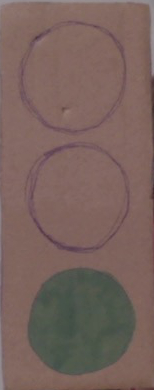
#> input picture opencvfiles/TrainingData/green1.jpg, 154 x 390 px, given in place of the camera
$ python detectTrafficLight.py   (older library calls are emulated)
#> lines starting #> are read from the running program, lines starting #| are printed output that depends on the picture; after the words box and inside, x2 and y2 are one past the last pixel; in counts of white or black regions, pixels touching at a corner belong together
# USAGE
# python detectTrafficLight.py

# import the necessary packages
from imutils.video import VideoStream
from imutils.video import FPS
import numpy as np
import argparse
import imutils
import time
import cv2
import serial

time.sleep(2.0)

def shape_compare(c, frame):

	#turn curves into lines
	shape = cv2.arcLength(c, True)
	#Approximate polygon curves to get better idea on straight lines
	approx = cv2.approxPolyDP(c, 0.04 * shape, True)

	#Compare vertices of approximated shapes
	if len(approx) == 4:

		(x, y, w, h) = cv2.boundingRect(approx)
		ar = w / float(h)

		if ar >= 0.20 and ar <= 0.80:
			cropped_img = frame[x: x + w, y: y+h]

			maskGreen = cv2.inRange(cropped_img, lower_green_bound, upper_green_bound)
			green = cv2.countNonZero(maskGreen)
			# if(green >= 50):
			# 	print("GREEN LIGHT")
			# 	return "GreenLight"

			maskRed = cv2.inRange(cropped_img, lower_red_bound, upper_red_bound)
			red = cv2.countNonZero(maskRed)
			# if(red >= 50):
			# 	print("RED LIGHT")
			# 	return "RedLight"
			if(red > green and red >= 50):
				print("RED LIGHT")
				arduino_serial.write(b'0')
				#byte_speed = str.encode('m' + '\n')
				#serial_arduino.write(byte_speed)

				return "RedLight"
			elif(green > red and green >= 50):
				print("GREEN LIGHT")
				arduino_serial.write(b'1')
				#byte_speed = str.encode('f' + '\n')
				#serial_arduino.write(byte_speed)

				return "GreenLight"

			return "rectangle"

# load our serialized model from disk
print("[INFO] loading model...")

# initialize the video stream, allow the cammera sensor to warmup,
# and initialize the FPS counter
print("[INFO] starting video stream...")

#comment first line and uncomment second one to use the PI camera module instead of laptops webcam
vs = VideoStream(src=0).start()
# vs = VideoStream(usePiCamera=True).start()


#serial connection arduino
try:
	serial_arduino = serial.Serial('/dev/ttyACM0', 9600)
except Exception:
	serial_arduino = serial.Serial('/dev/ttyACM1', 9600)

#Colors to find
lower_green_bound = np.array([0, 150, 0], dtype = "uint8")
upper_green_bound = np.array([100, 255, 100], dtype = "uint8")

lower_red_bound = np.array([0, 0, 100], dtype = "uint8")
upper_red_bound = np.array([100, 100, 255], dtype = "uint8")

# [6 lines of commented-out code are left out]

time.sleep(2.0)
fps = FPS().start()

# loop over the frames from the video stream
while True:
	# grab the frame from the threaded video stream and resize it
	# to have a maximum width of 400 pixels
	frame = vs.read()
#> frame is the input picture: shape (390, 154, 3); mean B, G, R 92.7, 98.6, 120.7
	frame = imutils.resize(frame, width=400)
#> frame: shape (1012, 400, 3)

	# grab the frame dimensions and convert it to a blob
	(h, w) = frame.shape[:2]
#> h = 1012; w = 400
	blob = cv2.dnn.blobFromImage(cv2.resize(frame, (300, 300)),
		0.007843, (300, 300), 127.5)

	gray = cv2.cvtColor(frame, cv2.COLOR_BGR2GRAY)
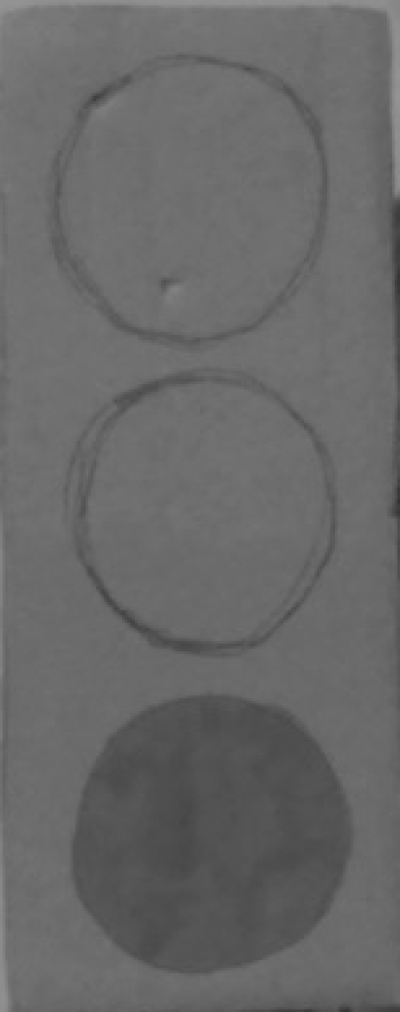
#> gray: shape (1012, 400); min 49, max 148, mean 104.4
	blurred = cv2.GaussianBlur(gray, (5, 5), 0)
	thresh = cv2.threshold(blurred, 60, 255, cv2.THRESH_BINARY)[1]
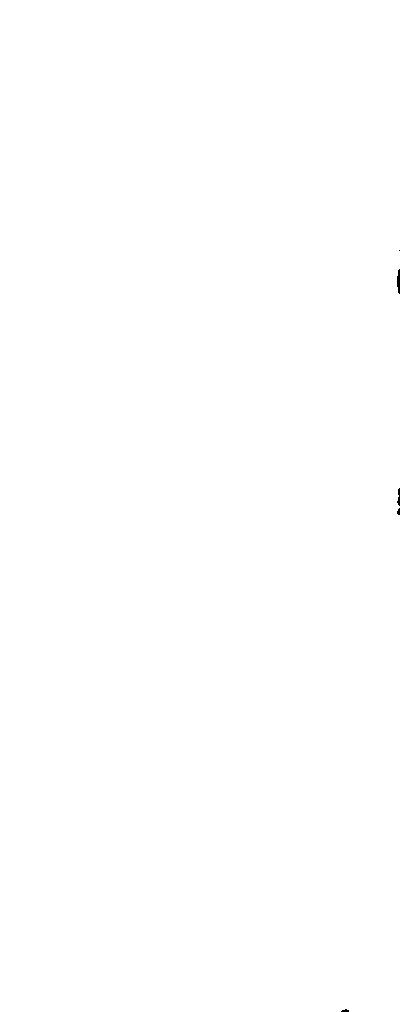
#> thresh: shape (1012, 400); 100% white; 5 black regions (3 under 20 px)

	_, contours, _ = cv2.findContours(thresh.copy(), cv2.RETR_TREE,
		cv2.CHAIN_APPROX_SIMPLE)
#> contours = 1 contour; box (x1, y1, x2, y2) and area: (0, 0, 400, 1012) 403261

	#Draw each contour we find
	for c in contours:

		#Calculate center of contours
		moment = cv2.moments(c)
		if (moment["m00"] == 0):
			moment["m00"]=1
		cX = int(moment["m10"] / moment["m00"])
		cY = int(moment["m01"] / moment["m00"])

		#Call the method we made above to decide what the shape of a contour is
#> (the run stopped early here; a loop or call above may not have finished)
